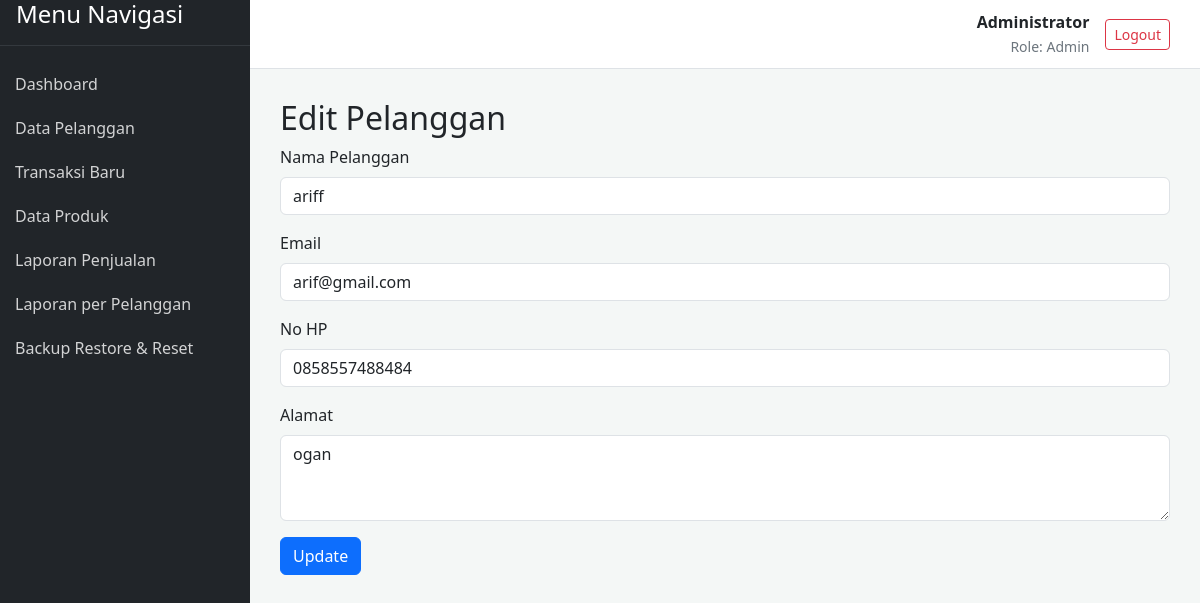
The app's page /pelanggan/edit.php?id=4 (signed in) with its own data.
### tables this page shows
CREATE TABLE `pelanggan` (
  `id_pelanggan` int(11) NOT NULL,
  `nama_pelanggan` varchar(100) NOT NULL,
  `email` varchar(100) NOT NULL,
  `no_hp` varchar(20) DEFAULT NULL,
  `alamat` text DEFAULT NULL
);

### pelanggan/edit.php (the view, shortened to what this page needs)
<?php
include '../templates/header.php';
include '../config/database.php';
$id = $_GET['id'];
$stmt = $pdo->prepare("SELECT * FROM pelanggan WHERE id_pelanggan = ?");
$stmt->execute([$id]);
$pelanggan = $stmt->fetch(PDO::FETCH_ASSOC);
?>
<link rel="stylesheet" href="https://cdnjs.cloudflare.com/ajax/libs/intl-tel-input/17.0.8/css/intlTelInput.css"/>
<h2>Edit Pelanggan</h2>
<form action="edit.php?id=<?php echo $id; ?>" method="post">
    <div class="mb-3">
        <label for="nama_pelanggan" class="form-label">Nama Pelanggan</label>
        <input type="text" class="form-control" id="nama_pelanggan" name="nama_pelanggan" value="<?php echo htmlspecialchars($pelanggan['nama_pelanggan']); ?>" required>
    </div>
    <div class="mb-3">
        <label for="email" class="form-label">Email</label>
        <input type="email" class="form-control" id="email" name="email" value="<?php echo htmlspecialchars($pelanggan['email']); ?>" required>
    </div>
    <div class="mb-3">
        <label for="no_hp" class="form-label">No HP</label><br>
        <input type="tel" class="form-control" id="no_hp" name="no_hp" value="<?php echo htmlspecialchars($pelanggan['no_hp']); ?>">
    </div>
    <div class="mb-3">
        <label for="alamat" class="form-label">Alamat</label>
        <textarea class="form-control" id="alamat" name="alamat" rows="3"><?php echo htmlspecialchars($pelanggan['alamat']); ?></textarea>
    </div>
    <button type="submit" class="btn btn-primary">Update</button>
</form>
<?php include '../templates/footer.php'; ?>

### templates/header.php (style rules this page uses)
body { display: flex; min-height: 100vh; background-color: #f4f7f6; }

### records on screen
pelanggan: nama_pelanggan "ariff", email "arif@gmail.com", no_hp "0858557488484", alamat "ogan"

### other values on screen
$_SESSION['nama_lengkap'] "Administrator"
$_SESSION['role'] "Admin"
